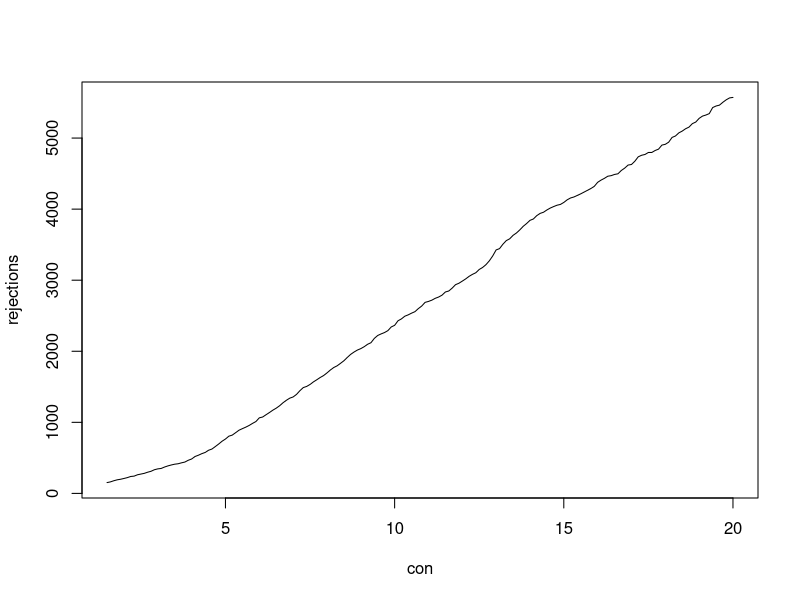
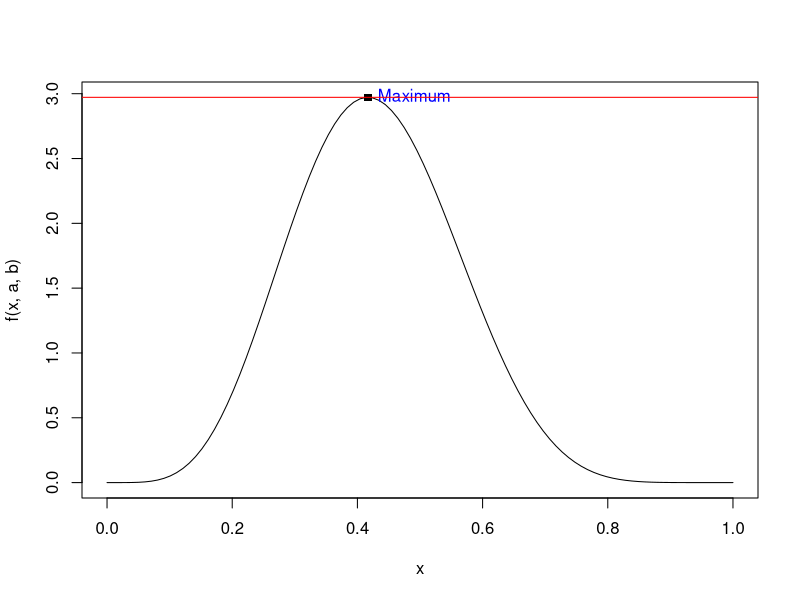
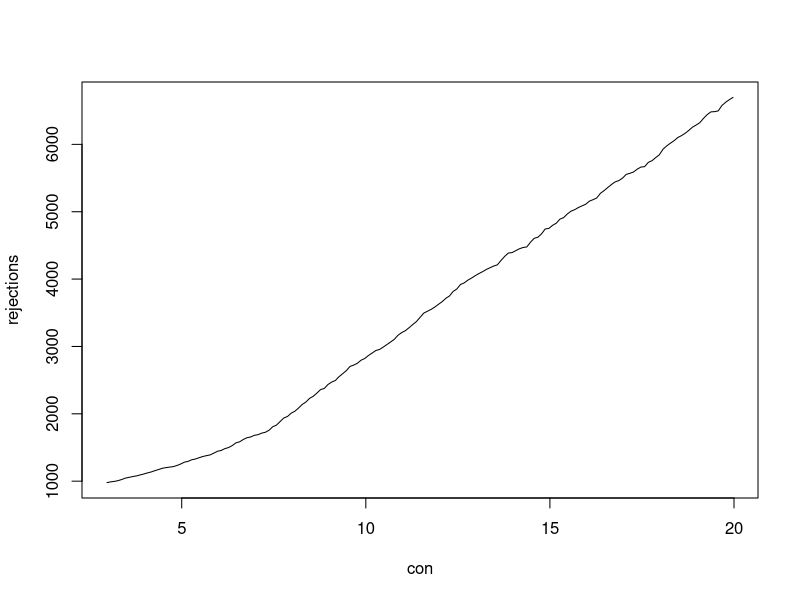

Generate these figures, in order, with R:
# Task 1
# function for Linear Congruential Random Number Generator
mc.gen <- function(n,m,a,c=0,x0){
  us <- numeric(n)
  for (i in 1:n){
    x0 <- (a*x0+c) %% m
    us[i] <- x0 / m
    }
  return(us)
}

# Simulation
n <- 100
m <- 7919 # 1000th prime number. I could use the student ID
a <- round(sqrt(m),2)
c <- 1158
x0 <- 25
mc.gen(n,m,a,c,x0)

# According to the available codes examples and instructions from the course about the method 
# Linear Congruential Random Number Generation Algorithm, we have to choose 
# the parameter m to be as large as possible in order to not obtain the first element of the sequence 
# after a number of iterations. Therefore, the whole method is characterized as cyclic 
# and the largest the m parameter the higher the cycle length of the random number generator sequence. 
# Furthermore, there is a second parameter, which is called "multiplier" a and is usually close to
# square root of m. Finally, the last parameter is the "increment" c, of which the value ranges between
# [0,m]. It is worth mentioning that first an initial integer value must be chosen in order to 
# start the procedure. The initial value is called "starting value" or "seed". Also, the parameter m must be 
# a prime number, which means that it is a number that can only be divided by itself and 1 without remainders.


# Try out and compare different values of m, a to illustrate 
# the behavior of the method as described on slide 18 (TODO)

# Task 2

exponential_rng <- function(sample,l){
  set.seed(12223236)
  variables <- runif(sample, min=0, max=1)
  x <- -log(1-variables)/l
  return(x)
}

lambda <- c(1,10,25)
sample <- 1000

simulations <- list()
real_exponential_distribution <- list()

set.seed(12223236)

for (l in lambda){
  simulations <- c(simulations, list(exponential_rng(sample,l)))
  
  real_exponential_distribution <- c(real_exponential_distribution, 
                                     list(rexp(sample, rate = l)))
  
  # qqnorm(exponential_rng(sample,l), main="Normal Q-Q plot")
  # qqline(exponential_rng(sample,l))
}

# Task 3

# Task 3.1

acceptance_rejection_method <- function(sample, a, b, c = 1){
  set.seed(12223236)  # Set a seed for reproducibility
  
  x <- numeric(sample)
  accepted <- 0
  rejection <- 0
  while (accepted < sample){
    
    u <- runif(1) # this is the u
    y <- runif(1) # this is g(x)
    f <- gamma(a+b)/(gamma(a)*gamma(b))*y^(a-1)*(1-y)^(b-1)
    
    # Check the acceptance
    if (u<=f/(c*y)){
      accepted <- accepted+1
      x[accepted] <- y
    }
    else{
      # Calculate the number of rejections in order to find rejection proportion 
      rejection <- rejection + 1
    }
  }
  return (list(x,rejection))
}

# initial values
sample <- 1000
a <- 2
b <- 2

# Simulations for constant c
con <- seq(1.5,20,0.1) # the 1.5 value is the maximum for the f function
rejections <- c()
for (c in con){
  rejections <- c(rejections, acceptance_rejection_method(sample, a, b, c)[[2]])
}

cat("The minimum c, for g(x) to be uniform distribution, is:", con[which.min(rejections)])
plot(con,rejections, type = "l", lty = 1)

# Task 3.2

f = function(y,a,b) {
  gamma(a+b)/(gamma(a)*gamma(b))*y^(a-1)*(1-y)^(b-1)
}
# Few demonstrations about the f function/beta distribution
# we take again uniform distribution
# Initial values
a <- 6
b <- 8

# find the maximum of f(x) within the interval [0, 1]
ans = optimize(f, c(0,1), maximum = TRUE, a = a,b = b)

x_max = ans$maximum
y_max = ans$objective

cat("The max value of the beta distribution is: ", y_max)

# plot f(x)
x = seq(0, 1, length.out = 100)
plot(x, f(x,a,b), type = 'l')

points(x_max, y_max, pch = 15)
text(x = x_max, y = y_max, labels = 'Maximum',
     pos = 4, col = 'blue')

abline(h = y_max, col = "red")

# Simulations for constant c
# We show that for c greater than the max of the function f, the rejections are increased
con <- seq(y_max,20,0.1) # the y_max value is the maximum for the f function
rejections <- c()
for (c in con){
  rejections <- c(rejections, acceptance_rejection_method(sample, a, b, c)[[2]])
}

cat("The minimum c, for g(x) to be uniform distribution, is:", con[which.min(rejections)])
plot(con,rejections, type = "l", lty = 1)


